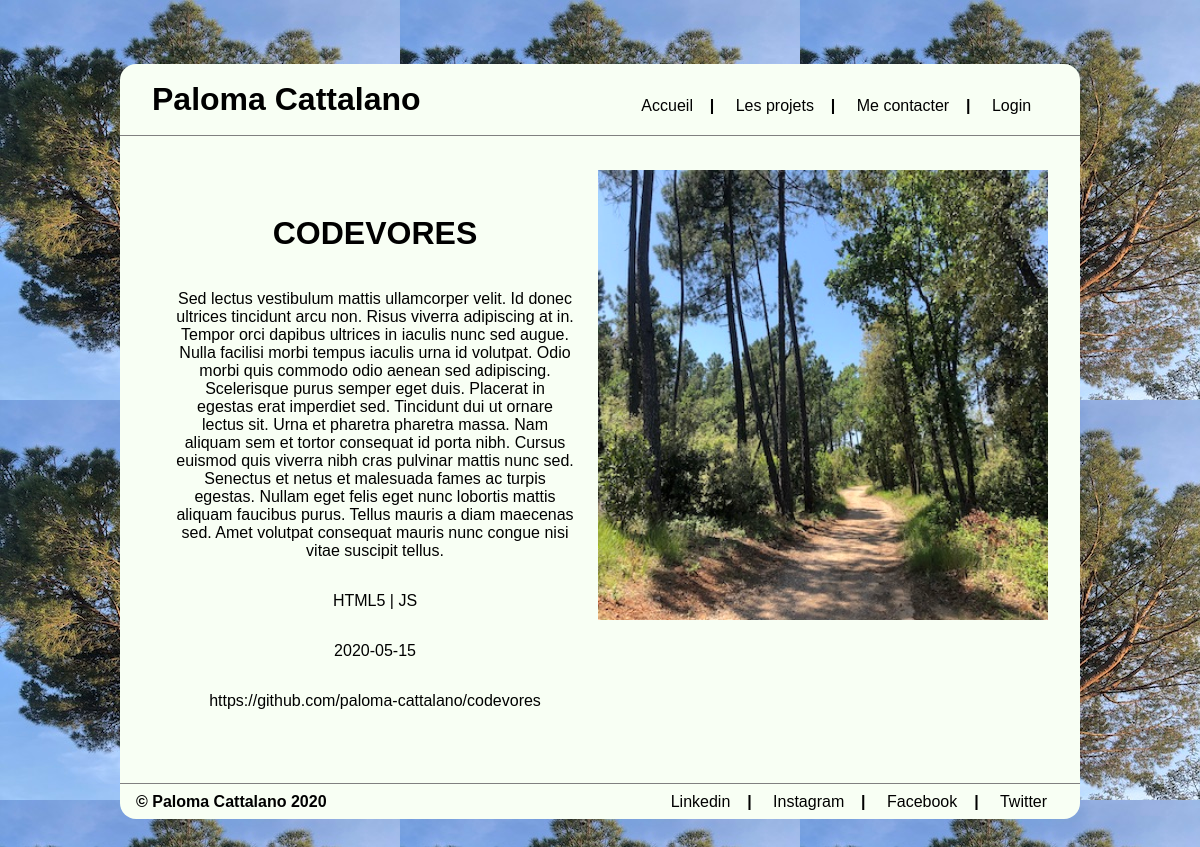
Page /project.php?id=1&list=1 on the committed database.
### tables this page shows
CREATE TABLE `projects` (
  `id` int(11) NOT NULL,
  `title` varchar(100) DEFAULT NULL,
  `description` text,
  `url` text,
  `tag` text,
  `img` text,
  `priority` int(11) DEFAULT NULL,
  `date` date DEFAULT NULL
);

### project.php (the view, shortened to what this page needs)
<?php
if(isset($_GET['id'])){
	include_once 'db.php';
	$id = $_GET['id'];
	$query = $link -> query ("SELECT * FROM projects WHERE id = '$id'");
	$results = $query -> fetch();
  $title = trim($results['title']);
	$description = trim($results['description']);
	$date = trim($results['date']);
	$images = explode("|",$results['img']);
	$url = trim($results['url']);
	$tag = trim($results['tag']);
	$list = $_GET['list'];
	$array = explode(',',$_GET['list']);
	$left = true;
	$right = true;
	$index = array_search($id,$array);
	if($index-1 < 0){
		$left=false;
	}
	else{
		$previous = $index-1;
		$previous_id = $array[$previous];
	}
	if($index + 1 >= count($array)){
		$right = false;
	}
	else{
		$next = $index+1;
		$next_id = $array[$next];
	}
	if($left && $right){
		$bodyContent='<!>
<div class="card_accueil">
<div class="texte_accueil">
<h1>'.$title.'</h1>
<p>'.$description.'</p>
<p>'.$tag.'</p>
<p>'.$date.'</p>
<p>'.$url.'</p>
</div>
';
		foreach($images as $image){
			$bodyContent.='
<img src="img/'.$image.'" width=500vw height=450vh></div>
';
		}
		$bodyContent.='
    <div class="pagination">
<a href="project.php?id='.$previous_id.'&list='.$list.'"> <- Previous</a>
<a href="project.php?id='.$next_id.'&list='.$list.'">Next -> </a>
   </div>
<!>
';
	}
	else{
		$bodyContent='<!>
    <div class="card_accueil">
    <div class="texte_accueil">
    <h1>'.$title.'</h1>
    <p>'.$description.'</p>
    <p>'.$tag.'</p>
    <p>'.$date.'</p>
    <p>'.$url.'</p>
    </div>
    ';
		foreach($images as $image){
			$bodyContent.='
<img src="img/'.$image.'" width=500vw height=450vh></div>';
		}
	}
include_once "template.php";
}
else{
	header('location:projects.php');
}
?>

### css/template.css (style rules this page uses)
body { float:left; width: 80%; background-image: url(../img/site_img/super_pin.jpeg); margin: 8vh 10% 8vh 10%; font-family: Helvetica, sans-serif; }
#body .texte_accueil { display: flex; flex-direction: column; text-align: center; align-self: center; padding: 3vh; width: 100%; }
#body .card_accueil { display: flex; flex-direction: row; }

### rows in the picture
projects: title "CODEVORES", description "Sed lectus vestibulum mattis ullamcorper velit. Id donec ultrices tincidunt arcu non. Risus viverra adipiscing at in. Tempor orci dapibus ultrices in iaculis nunc sed augue. Nulla facilisi morbi tempus iaculis urna id volutpat. Odio morbi quis commodo odio aenean sed adipiscing. Scelerisque purus semper eget duis. Placerat in egestas erat imperdiet sed. Tincidunt dui ut ornare lectus sit. Urna et pharetra pharetra massa. Nam aliquam sem et tortor consequat id porta nibh. Cursus euismod quis viverra nibh cras pulvinar mattis nunc sed. Senectus et netus et malesuada fames ac turpis egestas. Nullam eget felis eget nunc lobortis mattis aliquam faucibus purus. Tellus mauris a diam maecenas sed.…", tag "HTML5 | JS", date "2020-05-15", url "https://github.com/paloma-cattalano/codevores"
